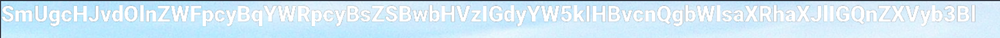
#> input picture MISC/Stegano_Not_really/medias/base64.png, 1000 x 38 px, shrunk from 1907 x 73 before the run
$ python clean.py
#> lines starting #> are read from the running program, lines starting #| are printed output that depends on the picture
from PIL import Image, ImageFilter, ImageEnhance
import PIL.ImageOps
import numpy as np
import pytesseract

img = Image.open('./medias/base64.png')
#> img is the input picture: PIL image 1000x38 RGB; mean R, G, B 207.5, 230.6, 243.8

width = img.size[0]
#> width = 1000
height = img.size[1]
#> height = 38
for i in range(0,width):
    for j in range(0,height):

        data = img.getpixel((i,j))
        if (data[0]==255 and data[1]==255 and data[2]==255):
            img.putpixel((i,j),(0, 0, 0))
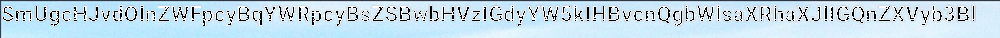
#> img: PIL image 1000x38 RGB; mean R, G, B 190.7, 213.8, 227


img = img.filter(ImageFilter.MedianFilter())
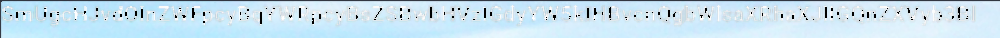
#> img: PIL image 1000x38 RGB; mean R, G, B 198.1, 223.5, 237.7
enhancer = ImageEnhance.Contrast(img)
img  = enhancer.enhance(2)
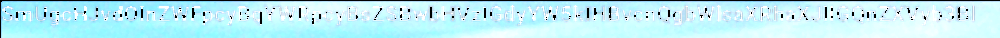
#> img: PIL image 1000x38 RGB; mean R, G, B 186, 234.7, 241.8


#img = PIL.ImageOps.invert(img)
#img = img.convert("1")

data = np.array(img)

#converted = np.where(data == 255, 0, 255)

#img = Image.fromarray(converted.astype('uint8'))

img.save('new_pic.png')

print(pytesseract.image_to_string(img))
#> (this line was passed over: pytesseract is not available in this run)

$ run again, with MISC/Stegano_Not_really/medias/CyberChef.png copied over MISC/Stegano_Not_really/medias/base64.png
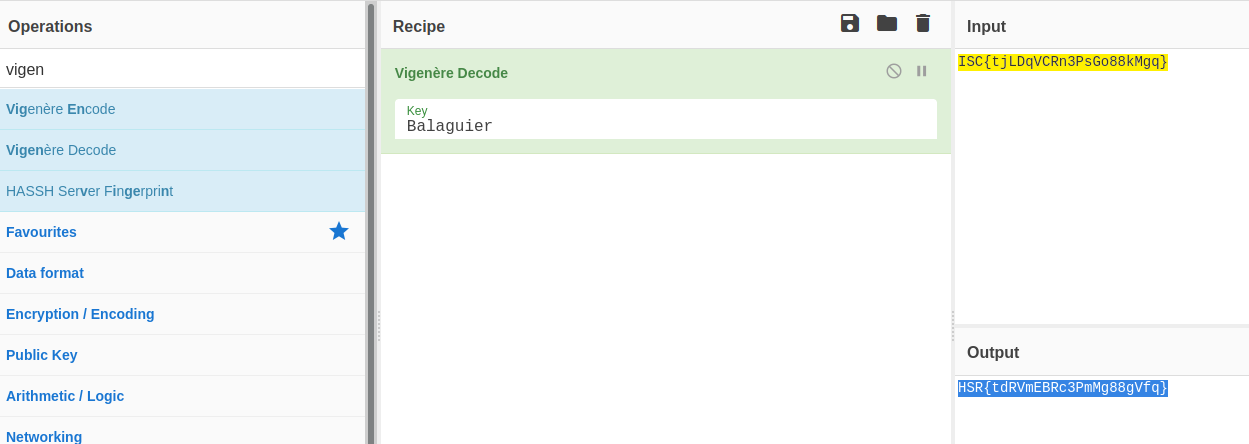
#> input picture MISC/Stegano_Not_really/medias/CyberChef.png, 1249 x 444 px
#> img is the input picture: PIL image 1249x444 RGB; mean R, G, B 243.4, 247.2, 246.1
#> after the loop `for i in range(0,width):`:
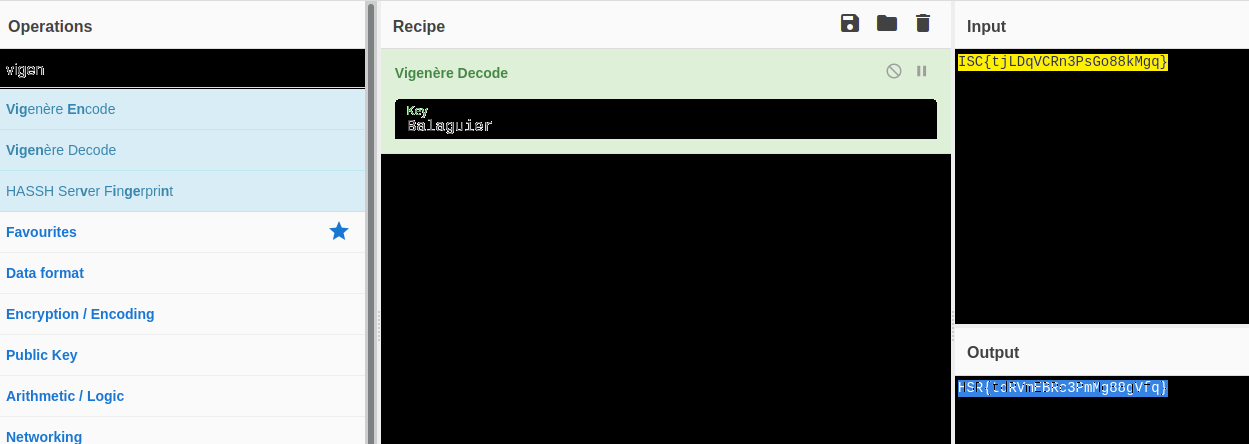
#> img: PIL image 1249x444 RGB; mean R, G, B 108.1, 111.9, 110.8
#> `img  = enhancer.enhance(2)`:
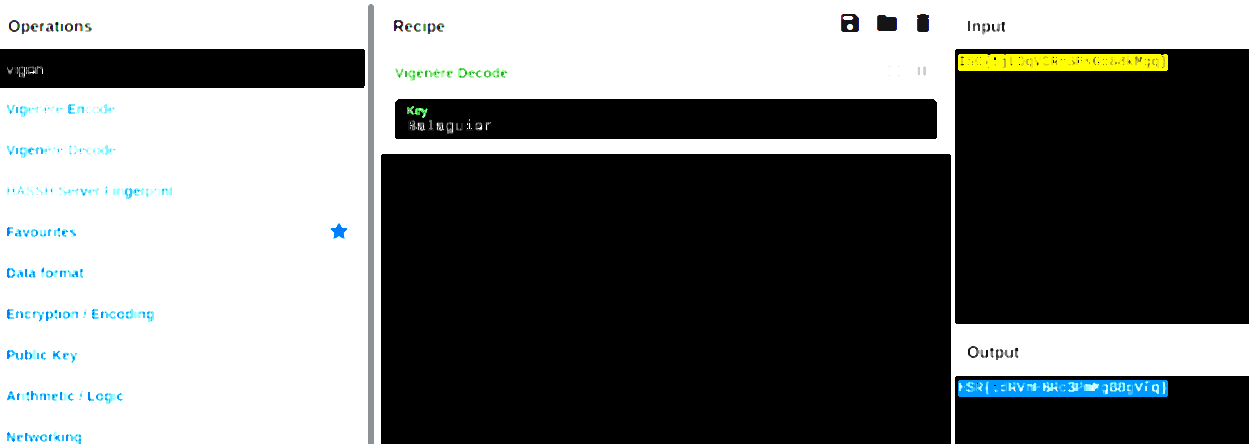
#> img: PIL image 1249x444 RGB; mean R, G, B 115.6, 117.5, 116.7
